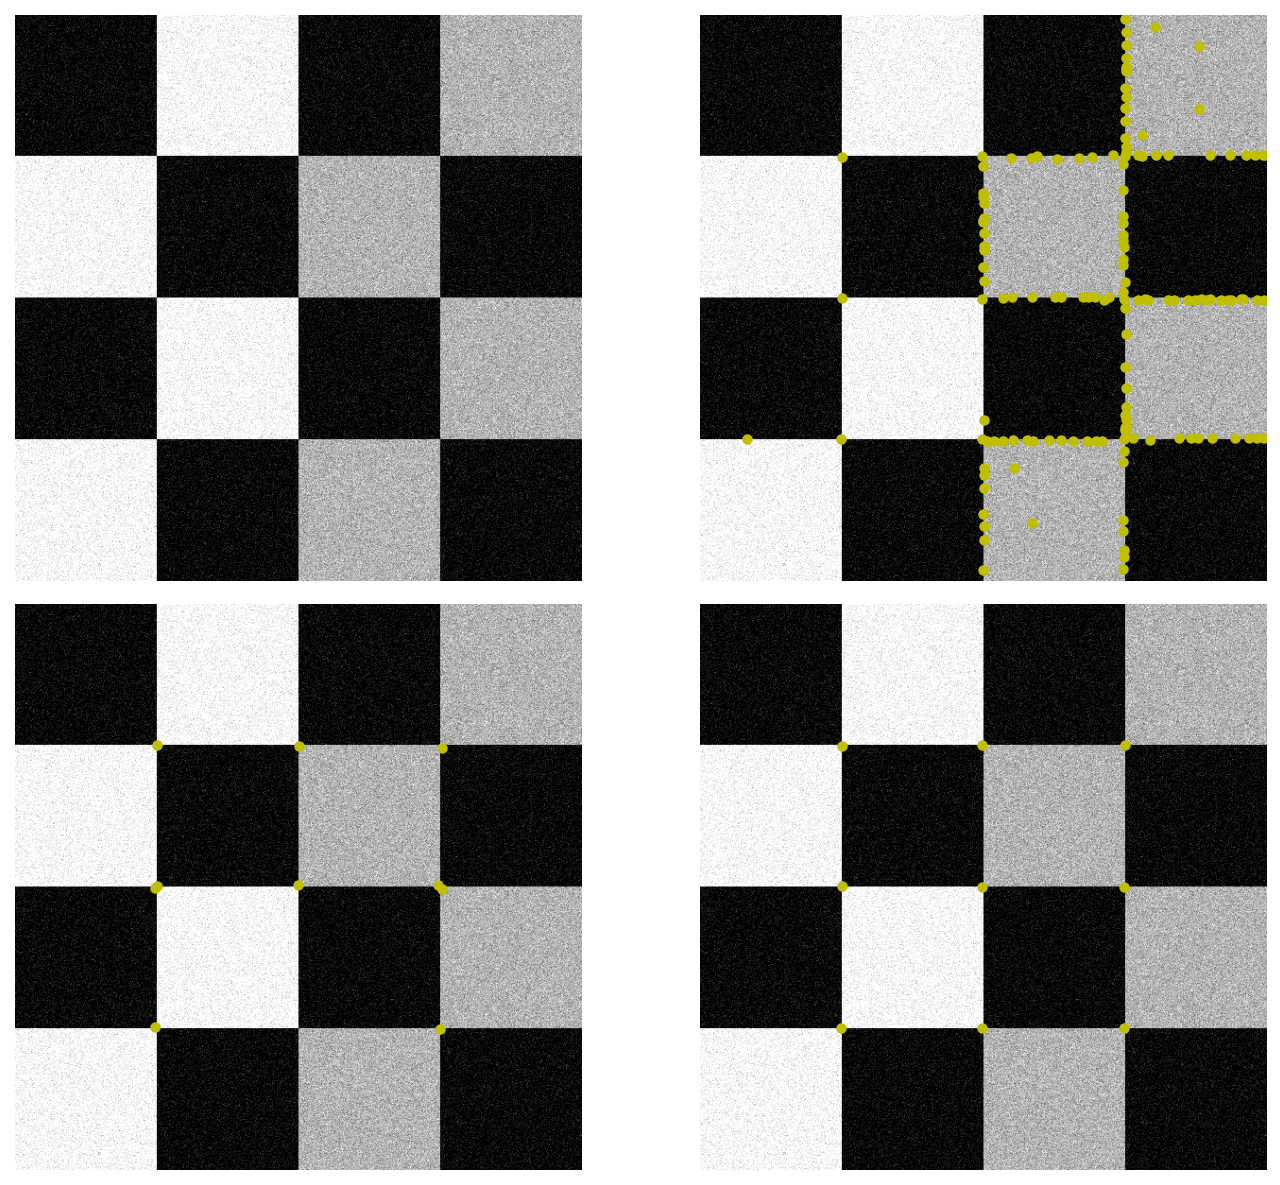

Generate this figure with Python:
"""Figure 12.48 - Corner detection on noisy checkerboard #2."""

from __future__ import annotations

import os
import sys
import numpy as np
import matplotlib.pyplot as plt
from General.corner import corner
from libDIPUM.data_path import dip_data


def im2double(arr: np.ndarray) -> np.ndarray:
    a = np.asarray(arr)
    if np.issubdtype(a.dtype, np.floating):
        return a.astype(np.float64)
    if np.issubdtype(a.dtype, np.integer):
        info = np.iinfo(a.dtype)
        if info.min < 0:
            return (a.astype(np.float64) - info.min) / (info.max - info.min)
        return a.astype(np.float64) / info.max
    if a.dtype == np.bool_:
        return a.astype(np.float64)
    return a.astype(np.float64)


print("Running Figure1248...")

# Data
img_path = dip_data('checkerboard-noisy2.tif')
In2 = im2double(plt.imread(img_path))

# Corner detection
C1 = corner(In2)  # default k=0.04, QualityLevel=0.01
C2 = corner(In2, SensitivityFactor=0.249)
C3 = corner(In2, QualityLevel=0.15)

# Display
fig, axes = plt.subplots(2, 2, figsize=(10, 8))
axes = axes.ravel()

for ax in axes:
    ax.imshow(In2, cmap="gray", vmin=0, vmax=1)
    ax.axis("off")

axes[1].plot(C1[:, 0] - 1, C1[:, 1] - 1, "yo", markersize=4)
axes[2].plot(C2[:, 0] - 1, C2[:, 1] - 1, "yo", markersize=4)
axes[3].plot(C3[:, 0] - 1, C3[:, 1] - 1, "yo", markersize=4)

fig.tight_layout()
out_path = os.path.join(os.path.dirname(__file__), "Figure1248.png")
fig.savefig(out_path, dpi=150, bbox_inches="tight")
print(f"Saved {out_path}")
plt.show()
